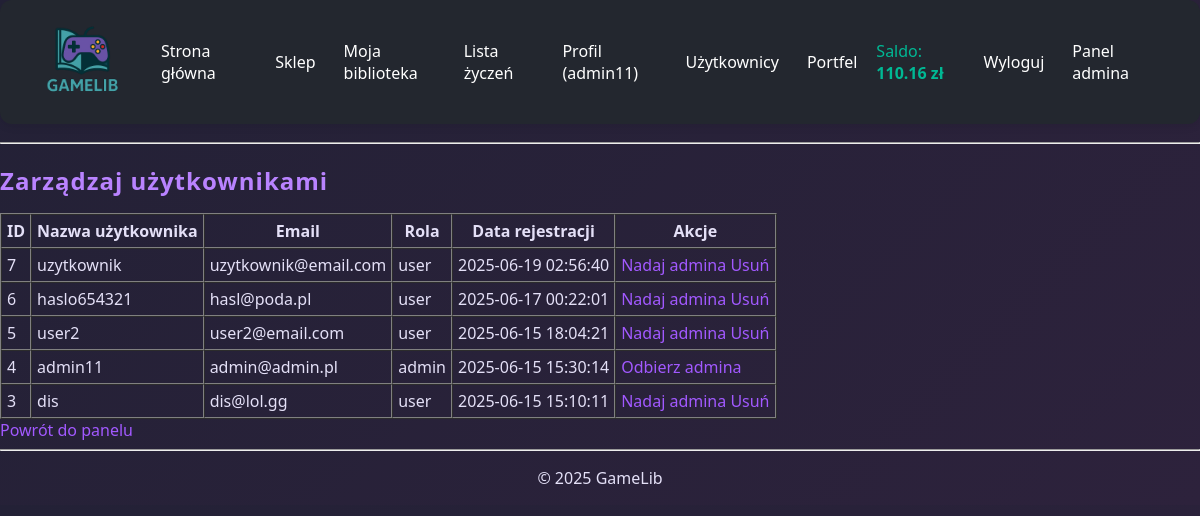
/admin/users.php (signed in), run on an earlier commit of the app's database.
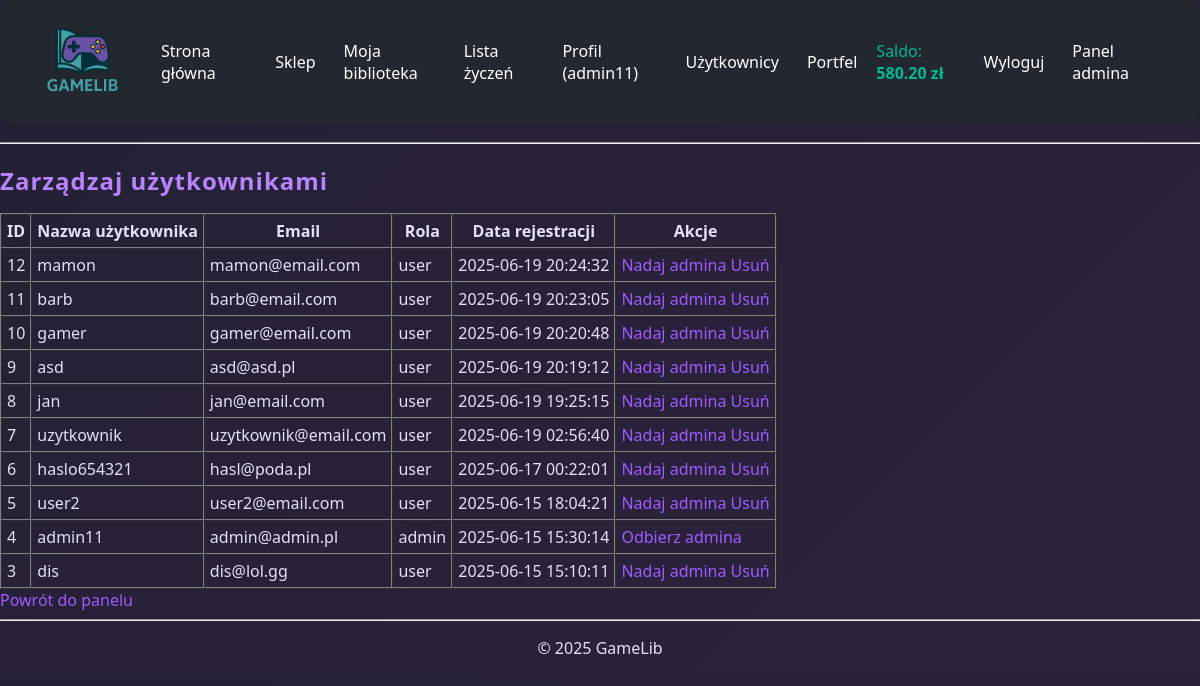
And on a later commit of the database.
### tables this page shows
CREATE TABLE `users` (
  `id` int(11) NOT NULL,
  `username` varchar(50) NOT NULL,
  `email` varchar(100) NOT NULL,
  `password` varchar(255) NOT NULL,
  `role` enum('user','admin') DEFAULT 'user',
  `avatar` varchar(255) DEFAULT NULL,
  `created_at` datetime DEFAULT current_timestamp(),
  `wallet_balance` decimal(10,2) NOT NULL DEFAULT 0.00,
  `description` text DEFAULT NULL,
  `favorite_game_id` int(11) DEFAULT NULL
);

### admin/users.php (the view, shortened to what this page needs)
<?php
require_once '../includes/header.php';
require_once '../includes/db.php';
$stmt = $pdo->query("SELECT id, username, email, role, created_at FROM users ORDER BY created_at DESC");
$users = $stmt->fetchAll();
?>
<h2>Zarządzaj użytkownikami</h2>
<table border="1" cellpadding="5" cellspacing="0">
    <tr>
        <th>ID</th>
        <th>Nazwa użytkownika</th>
        <th>Email</th>
        <th>Rola</th>
        <th>Data rejestracji</th>
        <th>Akcje</th>
    </tr>
    <?php foreach ($users as $user): ?>
    <tr>
        <td><?= $user['id'] ?></td>
        <td><?= htmlspecialchars($user['username']) ?></td>
        <td><?= htmlspecialchars($user['email']) ?></td>
        <td><?= htmlspecialchars($user['role']) ?></td>
        <td><?= htmlspecialchars($user['created_at']) ?></td>
        <td>
            <?php if ($user['role'] === 'user'): ?>
                <a href="users.php?role=admin&id=<?= $user['id'] ?>">Nadaj admina</a>
            <?php elseif ($user['role'] === 'admin'): ?>
                <a href="users.php?role=user&id=<?= $user['id'] ?>">Odbierz admina</a>
            <?php endif; ?>
            <?php if ($_SESSION['user_id'] !== $user['id']): ?>
                <a href="users.php?delete=<?= $user['id'] ?>" onclick="return confirm('Na pewno usunąć?')">Usuń</a>
            <?php endif; ?>
        </td>
    </tr>
    <?php endforeach; ?>
</table>
<a href="dashboard.php">Powrót do panelu</a>
<?php require_once '../includes/footer.php'; ?>

### includes/header.php (shortened to what this page needs)
<?php
$wallet = null;
if (isset($_SESSION['user_id'])) {
    require_once __DIR__ . '/db.php';
    $stmt = $pdo->prepare("SELECT wallet_balance FROM users WHERE id = ?");
    $stmt->execute([$_SESSION['user_id']]);
    $wallet = $stmt->fetchColumn();
}
?>
<!DOCTYPE html>
<html lang="pl">
<head>
    <link rel="stylesheet" href="assets/css/style.css">
</head>
<body>
<nav>
    <img src="assets/images/logo2.png" alt="Logo GameLib" style="height: 100px; margin-right: 15px;">
    <a href="/game_library/index.php">Strona główna</a>
    <a href="/game_library/store.php">Sklep</a>
    <?php if (isset($_SESSION['user_id'])): ?>
        <a href="/game_library/library.php">Moja biblioteka</a>
        <a href="/game_library/wishlist.php">Lista życzeń</a>
        <a href="/game_library/profile.php">Profil (<?= htmlspecialchars($_SESSION['username']) ?>)</a>
        <a href="users.php">Użytkownicy</a>
        <a href="/game_library/wallet.php">Portfel</a>
        <span style="margin-left:5px;  color: #00b894;
;">
            Saldo: <strong><?= number_format($wallet, 2) ?> zł</strong>
        </span>
        <?php if (isset($_SESSION['user_id'])): ?>
        <a href="/game_library/logout.php">Wyloguj</a>
<?php endif; ?>
        <?php if ($_SESSION['role'] === 'admin'): ?>
            <a href="/game_library/admin/dashboard.php">Panel admina</a>
        <?php endif; ?>
    <?php else: ?>
        <a href="/game_library/login.php">Logowanie</a>
        <a href="/game_library/register.php">Rejestracja</a>
    <?php endif; ?>
</nav>
<hr>

What changed in the data, as far as the page shows it:
changed users "admin11": wallet_balance "110.16" → "580.20"
added users: id "12", username "mamon", email "mamon@email.com", role "user", created_at "2025-06-19 20:24:32"
added users: id "11", username "barb", email "barb@email.com", role "user", created_at "2025-06-19 20:23:05"
added users: id "10", username "gamer", email "gamer@email.com", role "user", created_at "2025-06-19 20:20:48"
added users: id "9", username "asd", email "asd@asd.pl", role "user", created_at "2025-06-19 20:19:12"
added users: id "8", username "jan", email "jan@email.com", role "user", created_at "2025-06-19 19:25:15"
